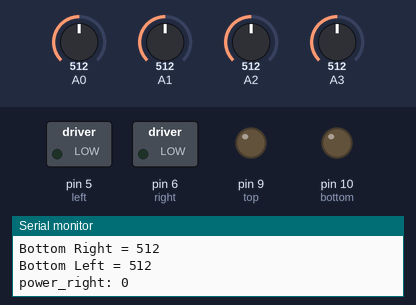
Recording of a sketch running on a simulated Arduino Uno, built with avr-gcc and run on an emulated ATmega328P. Shown: switched loads named in the sketch (green lamp = pin HIGH), output pins drawn as LEDs (lit = HIGH), the last lines printed to the serial monitor. Inputs (shaded band) come from the test bench; at power-on: A0 = 512, A1 = 512, A2 = 512, A3 = 512.

Above: at 1.8 s.
1.9 s: A0 set to 535
At 2.7 s:
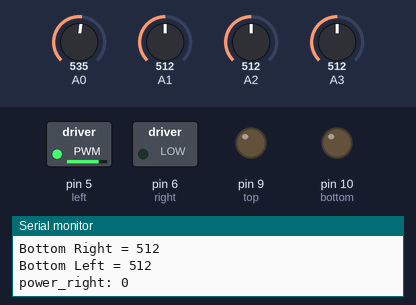
3.5 s: A1 set to 532
At 5.0 s:
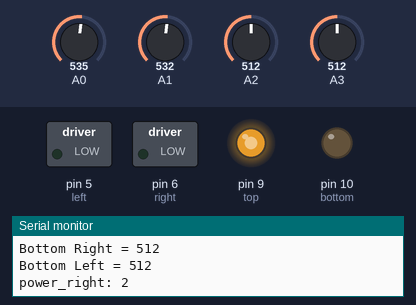
5.6 s: A2 set to 541
At 7.2 s:
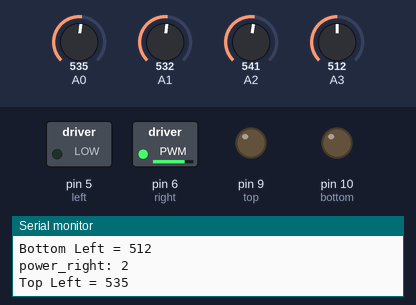
7.6 s: A3 set to 716
At 9.4 s:
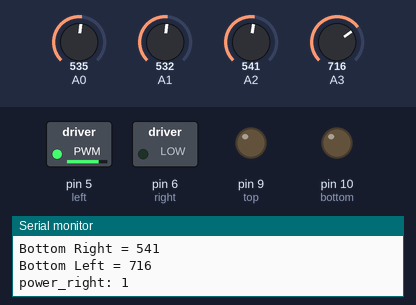
9.7 s: A2 set to 716
At 10.6 s:
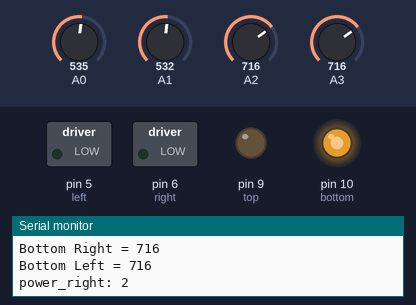
11.7 s: A0 set to 716
At 12.9 s:
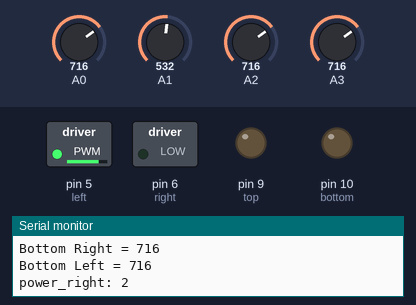
Timing chart, 0 to 14.7 s (numbered marks = the images above; inputs shaded):
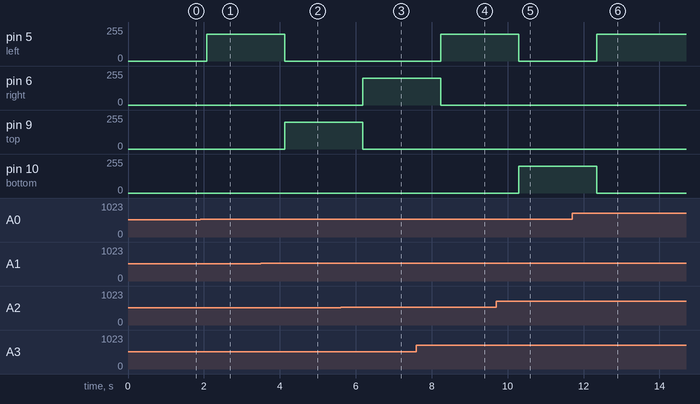

The sketch:

SolarTracker.ino
```cpp
int TL_sensor;
int TR_sensor;
int BR_sensor;
int BL_sensor;

int top = 9;           //Defining the pulse with modulation pin (i.e., Output) for geared motor rotation
int bottom = 10;       //Defining the pulse with modulation pin (i.e., Output) for geared motor rotation

int left = 5;          //Defining the pulse with modulation pin (i.e., Output) for geared motor rotation
int right = 6;         //Defining the pulse with modulation pin (i.e., Output) for geared motor rotation

int power = 200;       //Initializing the Power for the motor rotation
int no = 0;            //Defining the power value
float deadband = 15;   //Setting deadband value to minimize the jitter

int power_right = 0;     //Initializing the value for auto east rotation
int power_left = 0;      //Initializing the value for auto east rotation

void setup(){
  Serial.begin(9600);
  pinMode(top, OUTPUT);   //Initializing Output pin for geared motor
  pinMode(bottom, OUTPUT);  //Initializing Output pin for geared motor
  pinMode(left, OUTPUT);     //Initializing Output pin for geared motor
  pinMode(right, OUTPUT);      //Initializing Output pin for geared motor
}

void loop(){
  TL_sensor = analogRead(A0);    //Input pin for top left ldr
  TR_sensor = analogRead(A1);     //Input pin for top right sensor
  BR_sensor = analogRead(A2);     //Input pin for bottom right sensor
  BL_sensor  = analogRead(A3);      //Input pin for bottom left sensor

  Serial.print("Top Left = ");
  Serial.println(TL_sensor);        // Printing the value stored in top left containeer

  Serial.print("Top Right = ");
  Serial.println(TR_sensor);        // Printing the value stored in top right containeer


  Serial.print("Bottom Right = ");
  Serial.println(BR_sensor);        // Printing the value stored in bottom right containeer


  Serial.print("Bottom Left = ");
  Serial.println(BL_sensor);        // Printing the value stored in bottom left containeer

  Serial.print("power_right: ");
  Serial.print(power_right);       // Printing the value stored in power right

  Serial.println();
  Serial.println();


/*From this part all the values that is stored in the respective LDR containeer
is compared and according to the value motor is rotated*/

  if (TR_sensor > TL_sensor + deadband)
  {
    analogWrite(right,power);
    analogWrite(left,no);
    analogWrite(top,no);
    analogWrite(bottom,no);
   power_right = power_right -1;
  }
  else if (BR_sensor > BL_sensor + deadband)
  {
    analogWrite(right,power);
    analogWrite(left,no);
    analogWrite(top,no);
    analogWrite(bottom,no);
    power_right = power_right -1;
  }
  else if (TL_sensor > TR_sensor + deadband)
  {
  analogWrite(left,power);
  analogWrite(right,no);
  analogWrite(top,no);
  analogWrite(bottom,no);
  power_right = power_right + 1;
  }
  else if (BL_sensor > BR_sensor + deadband)
  {
  analogWrite(left,power);
  analogWrite(right,no);
  analogWrite(top,no);
  analogWrite(bottom,no);
  power_right = power_right + 1;
  }


  else if (TL_sensor > BL_sensor + deadband)
  {
    analogWrite(top, power);
    analogWrite(bottom,no);
    analogWrite(right,no);
    analogWrite(left,no);

  }
  else if (TR_sensor > BR_sensor + deadband)
  {
    analogWrite(top, power);
    analogWrite(bottom,no);
    analogWrite(right,no);
    analogWrite(left,no);
  }
  else if (BL_sensor > TL_sensor + deadband)
  {
    analogWrite(bottom, power);
    analogWrite(top,no);
    analogWrite(right,no);
    analogWrite(left,no);
  }
  else if (BR_sensor > TR_sensor + deadband)
  {
    analogWrite(bottom, power);
    analogWrite(top,no);
    analogWrite(right,no);
    analogWrite(left,no);
  }
  else
  {
    analogWrite(top,no);
    analogWrite(bottom,no);
    analogWrite(right,no);
    analogWrite(left,no);
  }
  if (BR_sensor < 5 && TR_sensor < 5 && power_right > 1)   //Comparing the value that is generated while moving from east to west, and then auto tilting the
  //solar panels to the east direction at the evening time
  {
    analogWrite(right,power);
    analogWrite(left,no);
    analogWrite(top,no);
    analogWrite(bottom,no);
    power_right = power_right -1;
  }
  delay(1000);
}
```

Measured:
- the behaviour switches between 527 and 528 on A0 (found by bisection; images 0 and 1)
- the behaviour switches between 519 and 520 on A1 (found by bisection; images 1 and 2)
- the behaviour switches between 527 and 528 on A2 (found by bisection; images 2 and 3)
- after the input at 1.9 s, pin 5 (left): 0/255 → 200/255 after 0.18 s
- after the input at 3.5 s, pin 5 (left): 200/255 → 0/255 after 0.63 s; pin 9 (top): 0/255 → 200/255 after 0.63 s
- after the input at 5.6 s, pin 6 (right): 0/255 → 200/255 after 0.59 s; pin 9 (top): 200/255 → 0/255 after 0.59 s
- after the input at 7.6 s, pin 5 (left): 0/255 → 200/255 after 0.64 s; pin 6 (right): 200/255 → 0/255 after 0.64 s
- after the input at 9.7 s, pin 5 (left): 200/255 → 0/255 after 0.59 s; pin 10 (bottom): 0/255 → 200/255 after 0.59 s
- after the input at 11.7 s, pin 5 (left): 0/255 → 200/255 after 0.65 s; pin 10 (bottom): 200/255 → 0/255 after 0.65 s
